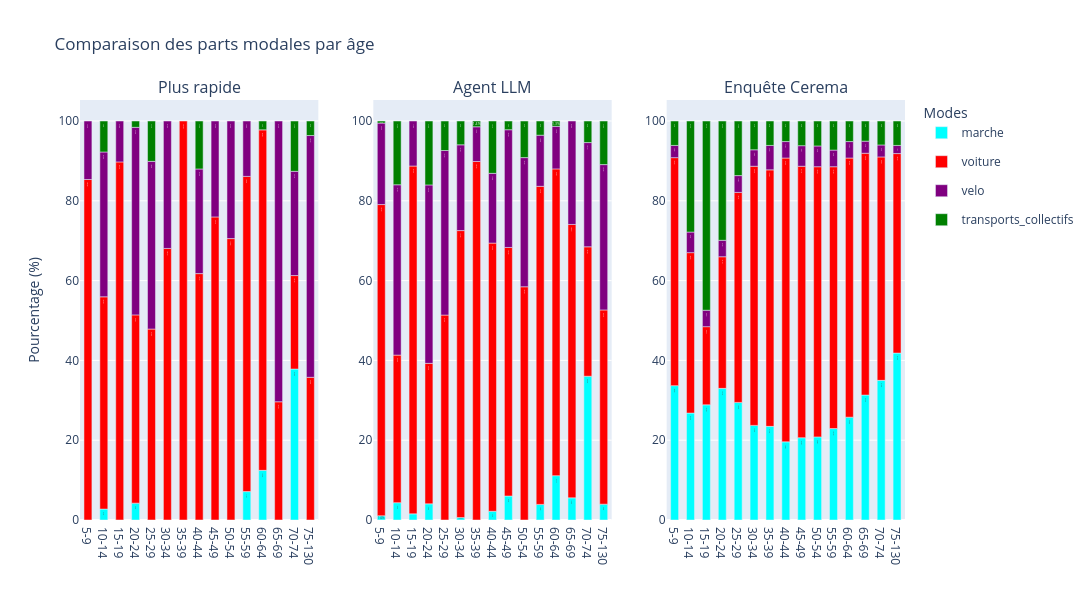

The notebook cell this image was saved under:
### Code cell
bar_graph(moves, cerema["parts_modales_2023"]["Age"], "Comparaison des parts modales par âge", x_name="Age_cat")

### Figure 1 — Plotly figure (JSON) as saved in the notebook; plotly's stock layout.template omitted (floating-point values rounded to 4 significant figures)
{"data": [{"legendgroup": "marche", "marker": {"color": "cyan"}, "name": "marche", "showlegend": true, "text": ["2.73972602739726", "4.225352112676056", "7.11743772241993", "12.444444444444445", "37.83783783783784"], "textposition": "inside", "texttemplate": "%{text:.1f}%", "type": "bar", "x": ["10-14", "20-24", "55-59", "60-64", "70-74"], "xaxis": "x", "y": [12, 24, 20, 28, 42], "yaxis": "y"}, {"legendgroup": "voiture", "marker": {"color": "red"}, "name": "voiture", "showlegend": true, "text": ["85.34031413612566", "53.19634703196348", "89.74358974358975", "47.183098591549296", "47.85992217898833", "68.05970149253731", "100.0", "61.74863387978142", "75.95628415300546", "70.53140096618358", "79.00355871886121", "85.33333333333334", "29.629629629629626", "23.423423423423422", "35.76158940397351"], "textposition": "inside", "texttemplate": "%{text:.1f}%", "type": "bar", "x": ["5-9", "10-14", "15-19", "20-24", "25-29", "30-34", "35-39", "40-44", "45-49", "50-54", "55-59", "60-64", "65-69", "70-74", "75-130"], "xaxis": "x", "y": [163, 233, 175, 268, 123, 228, 138, 113, 139, 146, 222, 192, 16, 26, 108], "yaxis": "y"}, {"legendgroup": "velo", "marker": {"color": "purple"}, "name": "velo", "showlegend": true, "text": ["14.659685863874344", "36.3013698630137", "10.256410256410255", "47.00704225352113", "42.023346303501945", "31.94029850746269", "26.229508196721312", "24.043715846994534", "29.468599033816425", "13.87900355871886", "70.37037037037037", "26.126126126126124", "60.59602649006622"], "textposition": "inside", "texttemplate": "%{text:.1f}%", "type": "bar", "x": ["5-9", "10-14", "15-19", "20-24", "25-29", "30-34", "40-44", "45-49", "50-54", "55-59", "65-69", "70-74", "75-130"], "xaxis": "x", "y": [28, 159, 20, 267, 108, 107, 48, 44, 61, 39, 38, 29, 183], "yaxis": "y"}, {"legendgroup": "transports_collectifs", "marker": {"color": "green"}, "name": "transports_collectifs", "showlegend": true, "text": ["7.76255707762557", "1.584507042253521", "10.116731517509727", "12.021857923497267", "2.2222222222222223", "12.612612612612612", "3.642384105960265"], "textposition": "inside", "texttemplate": "%{text:.1f}%", "type": "bar", "x": ["10-14", "20-24", "25-29", "40-44", "60-64", "70-74", "75-130"], "xaxis": "x", "y": [34, 9, 26, 22, 5, 14, 11], "yaxis": "y"}, {"legendgroup": "marche", "marker": {"color": "cyan"}, "name": "marche", "showlegend": false, "text": ["1.0471204188481675", "4.337899543378995", "1.5384615384615385", "4.049295774647888", "0.5970149253731344", "2.185792349726776", "6.0109289617486334", "3.9145907473309607", "11.11111111111111", "5.555555555555555", "36.03603603603604", "3.9735099337748347"], "textposition": "inside", "texttemplate": "%{text:.1f}%", "type": "bar", "x": ["5-9", "10-14", "15-19", "20-24", "30-34", "40-44", "45-49", "55-59", "60-64", "65-69", "70-74", "75-130"], "xaxis": "x2", "y": [2, 19, 3, 23, 2, 4, 11, 11, 25, 3, 40, 12], "yaxis": "y2"}, {"legendgroup": "voiture", "marker": {"color": "red"}, "name": "voiture", "showlegend": false, "text": ["78.01047120418848", "36.986301369863014", "87.17948717948718", "35.2112676056338", "51.36186770428015", "71.94029850746269", "89.85507246376811", "67.21311475409836", "62.295081967213115", "58.454106280193244", "79.7153024911032", "76.88888888888889", "68.51851851851852", "32.432432432432435", "48.675496688741724"], "textposition": "inside", "texttemplate": "%{text:.1f}%", "type": "bar", "x": ["5-9", "10-14", "15-19", "20-24", "25-29", "30-34", "35-39", "40-44", "45-49", "50-54", "55-59", "60-64", "65-69", "70-74", "75-130"], "xaxis": "x2", "y": [149, 162, 170, 200, 132, 241, 124, 123, 114, 121, 224, 173, 37, 36, 147], "yaxis": "y2"}, {"legendgroup": "velo", "marker": {"color": "purple"}, "name": "velo", "showlegend": false, "text": ["20.418848167539267", "42.69406392694064", "11.282051282051283", "44.71830985915493", "41.245136186770424", "21.492537313432834", "8.695652173913043", "17.48633879781421", "29.508196721311474", "32.367149758454104", "12.811387900355871", "10.666666666666668", "25.925925925925924", "26.126126126126124", "36.423841059602644"], "textposition": "inside", "texttemplate": "%{text:.1f}%", "type": "bar", "x": ["5-9", "10-14", "15-19", "20-24", "25-29", "30-34", "35-39", "40-44", "45-49", "50-54", "55-59", "60-64", "65-69", "70-74", "75-130"], "xaxis": "x2", "y": [39, 187, 22, 254, 106, 72, 12, 32, 54, 67, 36, 24, 14, 29, 110], "yaxis": "y2"}, {"legendgroup": "transports_collectifs", "marker": {"color": "green"}, "name": "transports_collectifs", "showlegend": false, "text": ["0.5235602094240838", "15.981735159817351", "16.02112676056338", "7.392996108949417", "5.970149253731343", "1.4492753623188406", "13.114754098360656", "2.185792349726776", "9.178743961352657", "3.558718861209965", "1.3333333333333335", "5.405405405405405", "10.927152317880795"], "textposition": "inside", "texttemplate": "%{text:.1f}%", "type": "bar", "x": ["5-9", "10-14", "20-24", "25-29", "30-34", "35-39", "40-44", "45-49", "50-54", "55-59", "60-64", "70-74", "75-130"], "xaxis": "x2", "y": [1, 70, 91, 19, 20, 2, 24, 4, 19, 10, 3, 6, 33], "yaxis": "y2"}, {"legendgroup": "marche", "marker": {"color": "cyan"}, "name": "marche", "showlegend": false, "text": ["33.0", "25.742574257425744", "27.450980392156865", "31.06796116504854", "26.923076923076923", "21.904761904761905", "21.69811320754717", "17.75700934579439", "18.51851851851852", "18.34862385321101", "20.0", "22.52252252252252", "27.67857142857143", "30.973451327433626", "35.96491228070175"], "textposition": "inside", "texttemplate": "%{text:.1f}%", "type": "bar", "x": ["5-9", "10-14", "15-19", "20-24", "25-29", "30-34", "35-39", "40-44", "45-49", "50-54", "55-59", "60-64", "65-69", "70-74", "75-130"], "xaxis": "x3", "y": [33, 26, 28, 32, 28, 23, 23, 19, 20, 20, 22, 25, 31, 35, 41], "yaxis": "y3"}, {"legendgroup": "voiture", "marker": {"color": "red"}, "name": "voiture", "showlegend": false, "text": ["56.00000000000001", "38.613861386138616", "18.627450980392158", "31.06796116504854", "48.07692307692308", "60.0", "59.43396226415094", "64.48598130841121", "61.111111111111114", "59.63302752293578", "57.27272727272727", "56.75675675675676", "53.57142857142857", "49.557522123893804", "42.98245614035088"], "textposition": "inside", "texttemplate": "%{text:.1f}%", "type": "bar", "x": ["5-9", "10-14", "15-19", "20-24", "25-29", "30-34", "35-39", "40-44", "45-49", "50-54", "55-59", "60-64", "65-69", "70-74", "75-130"], "xaxis": "x3", "y": [56, 39, 19, 32, 50, 63, 63, 69, 66, 65, 63, 63, 60, 56, 49], "yaxis": "y3"}, {"legendgroup": "velo", "marker": {"color": "purple"}, "name": "velo", "showlegend": false, "text": ["3.0", "4.9504950495049505", "3.9215686274509802", "3.8834951456310676", "3.8461538461538463", "3.8095238095238098", "5.660377358490567", "3.7383177570093453", "4.62962962962963", "4.587155963302752", "3.6363636363636362", "3.6036036036036037", "2.6785714285714284", "2.6548672566371683", "1.7543859649122806"], "textposition": "inside", "texttemplate": "%{text:.1f}%", "type": "bar", "x": ["5-9", "10-14", "15-19", "20-24", "25-29", "30-34", "35-39", "40-44", "45-49", "50-54", "55-59", "60-64", "65-69", "70-74", "75-130"], "xaxis": "x3", "y": [3, 5, 4, 4, 4, 4, 6, 4, 5, 5, 4, 4, 3, 3, 2], "yaxis": "y3"}, {"legendgroup": "transports_collectifs", "marker": {"color": "green"}, "name": "transports_collectifs", "showlegend": false, "text": ["6.0", "26.732673267326735", "45.09803921568628", "28.155339805825243", "12.5", "6.666666666666667", "5.660377358490567", "4.672897196261682", "5.555555555555555", "5.5045871559633035", "6.363636363636363", "4.504504504504505", "4.464285714285714", "5.3097345132743365", "5.263157894736842"], "textposition": "inside", "texttemplate": "%{text:.1f}%", "type": "bar", "x": ["5-9", "10-14", "15-19", "20-24", "25-29", "30-34", "35-39", "40-44", "45-49", "50-54", "55-59", "60-64", "65-69", "70-74", "75-130"], "xaxis": "x3", "y": [6, 27, 46, 29, 13, 7, 6, 5, 6, 6, 7, 5, 5, 6, 6], "yaxis": "y3"}], "layout": {"annotations": [{"font": {"size": 16}, "showarrow": false, "text": "Plus rapide", "x": 0.1444, "xanchor": "center", "xref": "paper", "y": 1.0, "yanchor": "bottom", "yref": "paper"}, {"font": {"size": 16}, "showarrow": false, "text": "Agent LLM", "x": 0.5, "xanchor": "center", "xref": "paper", "y": 1.0, "yanchor": "bottom", "yref": "paper"}, {"font": {"size": 16}, "showarrow": false, "text": "Enquête Cerema", "x": 0.8556, "xanchor": "center", "xref": "paper", "y": 1.0, "yanchor": "bottom", "yref": "paper"}], "bargap": 0.5, "barmode": "relative", "barnorm": "percent", "height": 600, "legend": {"title": {"text": "Modes"}}, "title": {"text": "Comparaison des parts modales par âge"}, "width": 1300, "xaxis": {"anchor": "y", "categoryarray": ["5-9", "10-14", "15-19", "20-24", "25-29", "30-34", "35-39", "40-44", "45-49", "50-54", "55-59", "60-64", "65-69", "70-74", "75-130"], "categoryorder": "array", "domain": [0.0, 0.2889], "showgrid": false, "type": "category"}, "xaxis2": {"anchor": "y2", "categoryarray": ["5-9", "10-14", "15-19", "20-24", "25-29", "30-34", "35-39", "40-44", "45-49", "50-54", "55-59", "60-64", "65-69", "70-74", "75-130"], "categoryorder": "array", "domain": [0.3556, 0.6444], "showgrid": false, "type": "category"}, "xaxis3": {"anchor": "y3", "categoryarray": ["5-9", "10-14", "15-19", "20-24", "25-29", "30-34", "35-39", "40-44", "45-49", "50-54", "55-59", "60-64", "65-69", "70-74", "75-130"], "categoryorder": "array", "domain": [0.7111, 1.0], "showgrid": false, "type": "category"}, "yaxis": {"anchor": "x", "domain": [0.0, 1.0], "title": {"text": "Pourcentage (%)"}}, "yaxis2": {"anchor": "x2", "domain": [0.0, 1.0]}, "yaxis3": {"anchor": "x3", "domain": [0.0, 1.0]}}}
